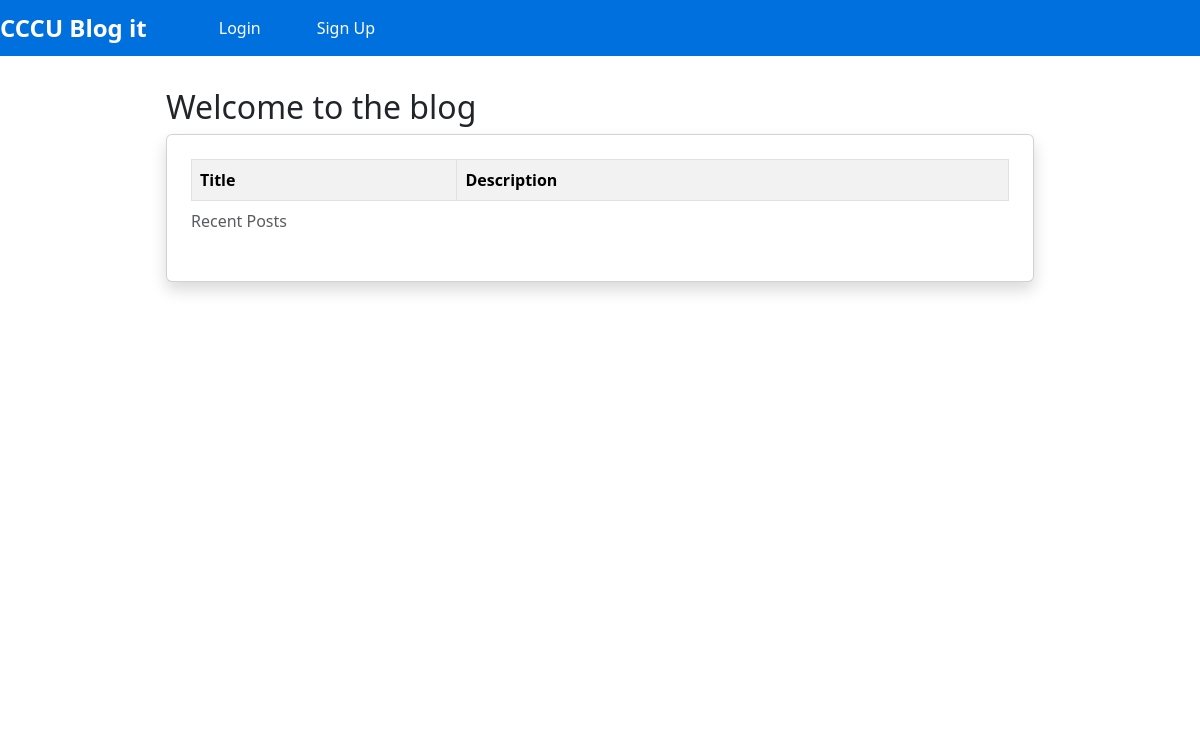
Before: / with the older database file.
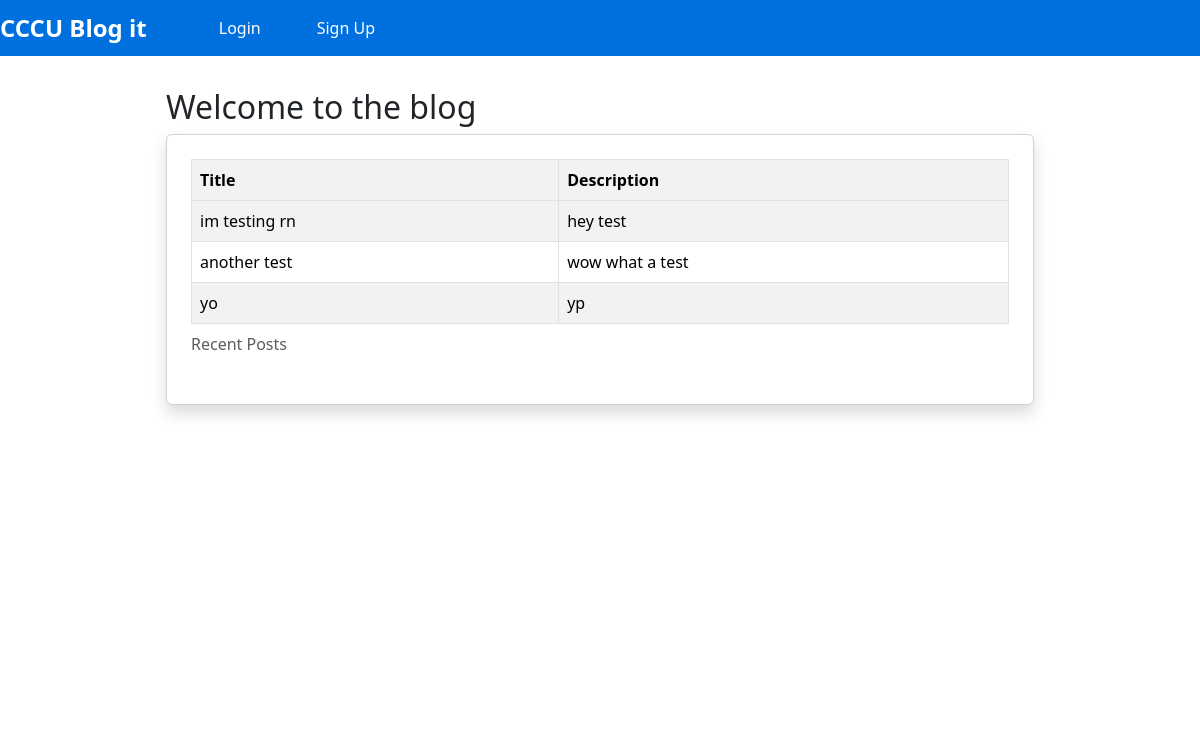
After: the same page with the newer database file.
### tables this page shows
CREATE TABLE finalProjects (
        id INTEGER PRIMARY KEY AUTOINCREMENT,
        title TEXT NOT NULL,
        description TEXT NOT NULL
      );

### app.py (the view)
@app.route('/')
def index():
    with OpenConn() as conn:
        posts = conn.execute("SELECT * FROM finalProjects ORDER BY id DESC LIMIT 3").fetchall()
    return render_template('index.html', posts=posts)

### database.py (called while the page is built)
def OpenConn() -> sqlite3.Connection:
  conn = sqlite3.connect(DBPath)
  conn.row_factory = sqlite3.Row
  return conn

### templates/index.html (shortened to what this page needs)
{% extends "base.html" %}
{% block content %}
<h2>Welcome to the blog</h2>
<div class="card shadow p-4 rounded-2">
<table class="table table-striped table-bordered table-hover">
    <caption class="text-muted"> Recent Posts</caption>
        <tr>
            <th scope="col"> Title </th>
            <th scope="col"> Description</th>
        </tr>
    <tbody>
        {% for post in posts %}
        <tr>
            <td> {{ post.title }}</td>
            <td> {{ post.description }}</td>
        </tr>
        {% endfor %}
    </tbody>
</table>
{% endblock %}

### templates/base.html (shortened to what this page needs)
<!doctype html>
<!doctype html>
<html lang="en" data-bs-theme="light">
    <head>
        <link rel="stylesheet" href="{{ url_for('static', filename='styles.css') }}">
        <link
            href="https://cdn.jsdelivr.net/npm/bootstrap@5.3.8/dist/css/bootstrap.min.css"
            rel="stylesheet"
        />
    </head>
<body>
            <nav class="navbar navbar-expand-lg" style="background-color: #0070df;">
                <div class="logo">
            <a class="white_brand" href="{{ url_for('index') }}">
            CCCU Blog it</div>
        <div class="nav-links">
            {% if current_user and current_user.is_authenticated %}
                <a href="{{ url_for('add_post') }}">Create Post</a>
                <a href="{{ url_for('logout') }}">Logout</a>
            {% else %}
                <a href="{{ url_for('login') }}">Login</a>
                <a href="{{ url_for('signup') }}">Sign Up</a>
            {% endif %}
        </div>
    </nav>
    <div class="main-content">
        {% block content %}{% endblock %}
    </div>
</body>
</html>

### static/styles.css (style rules this page uses)
* { margin: 0; padding: 0; box-sizing: border-box; }
body { font-family: 'Segoe UI', Tahoma, Geneva, Verdana, sans-serif; line-height: 1.6; color: #333; background-color: #f9f9f9; }
.white_brand { color: white !important; text-decoration: none; font-weight: bold; font-size: 1.5rem; }
.navbar { background-color: #0070df; color: white; padding: 1rem 2rem; display: flex; justify-content: space-between; align-items: center; position: sticky; top: 0; z-index: 100; }
.logo { font-size: 1.5rem; font-weight: bold; }
.nav-links { display: flex; gap: 1.5rem; align-items: center; }
.nav-links a { color: white; text-decoration: none; padding: 0.5rem 1rem; border-radius: 4px; transition: background-color 0.3s; }
.main-content { max-width: 900px; margin: 2rem auto; padding: 0 1rem; background: white; min-height: 80vh; }

Changed rows visible on the page:
added finalProjects: title "im testing rn", description "hey test"
added finalProjects: title "another test", description "wow what a test"
added finalProjects: title "yo", description "yp"
